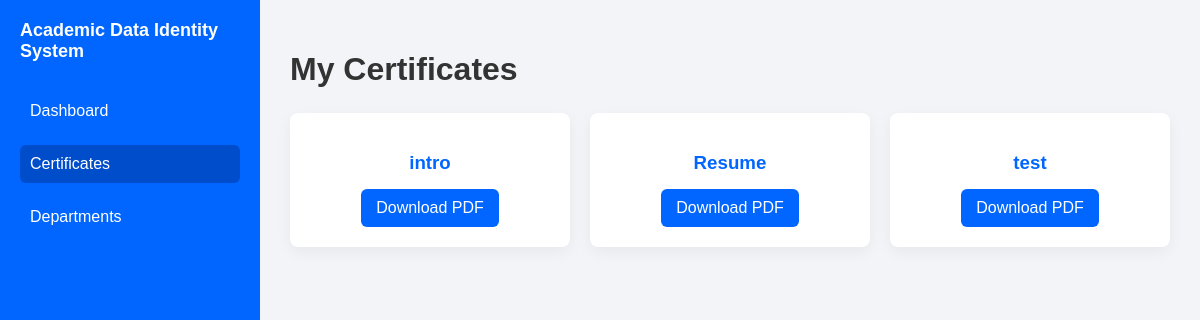
/certificate/ (signed in), run on the app's committed database.
### Academic_Data_Identity_System/models.py (models this page shows, shortened)
class Certificate(models.Model):
    institution = models.ForeignKey(Institution, on_delete=models.CASCADE, null=True, blank=True)
    student = models.ForeignKey(Student, on_delete=models.CASCADE)
    title = models.CharField(max_length=100)
    file = models.FileField(upload_to='certificates/')
    date_uploaded = models.DateTimeField(auto_now_add=True)

### Academic_Data_Identity_System/views.py (the view)
# urls.py: path('certificate/', views.certificate, name='certificate'),
@login_required
def certificate(request):
    try:
        student = Student.objects.get(user=request.user)
        certificates = Certificate.objects.filter(student=student)
    except Student.DoesNotExist:
        student = None
        certificates = []
    return render(request, "certificate.html", {
        "certificates": certificates
    })

### templates/certificate.html (shortened to what this page needs)
<!DOCTYPE html>
<html lang="en">
<head>
</head>
<body>
<div class="dashboard-container">
    <aside class="sidebar">
        <div class="logo">Academic Data Identity System</div>
        <ul>
            <li><a href="{% url 'dashboard' %}">Dashboard</a></li>
            <li class="active"><a href="{% url 'certificate' %}">Certificates</a></li>
            <li><a href="{% url 'department' %}">Departments</a></li>
        </ul>
    </aside>
    <main class="main-content">
        <h1>My Certificates</h1>
        {% if certificates %}
        <div class="grid-container">
            {% for cert in certificates %}
            <div class="card">
                <h3>{{ cert.title }}</h3>
                <a href="{{ cert.file.url }}" download class="download-btn">
                    Download PDF
                </a>
            </div>
            {% endfor %}
        </div>
        {% else %}
        <p class="empty-msg">No certificates available yet.</p>
        {% endif %}
    </main>
</div>
</body>
</html>

### templates/certificate.html (style rules this page uses)
body { font-family: Arial, sans-serif; background-color: #f2f4f8; margin: 0; }
.dashboard-container { display: flex; min-height: 100vh; }
.sidebar { width: 220px; background-color: #0066ff; color: white; padding: 20px; }
.sidebar .logo { font-size: 18px; font-weight: bold; margin-bottom: 30px; }
.sidebar ul { list-style: none; padding: 0; }
.sidebar ul li { margin-bottom: 15px; padding: 10px; border-radius: 6px; }
.sidebar ul li:hover, .sidebar ul li.active { background-color: #004dcc; }
.sidebar ul li a { text-decoration: none; color: white; display: block; }
.main-content { flex: 1; padding: 30px; background-color: #f2f4f8; }
h1 { color: #333; margin-bottom: 25px; }
.grid-container { display: grid; grid-template-columns: repeat(auto-fill, minmax(220px, 1fr)); gap: 20px; }
.card { background: white; padding: 20px; border-radius: 8px; text-align: center; box-shadow: 0 5px 15px rgba(0,0,0,0.05); }
.card h3 { color: #0066ff; margin-bottom: 15px; }
.download-btn { background: #0066ff; color: white; padding: 10px 15px; border-radius: 6px; text-decoration: none; display: inline-block; }

### data on the page
Certificate: title "intro"
Certificate: title "Resume"
Certificate: title "test"
